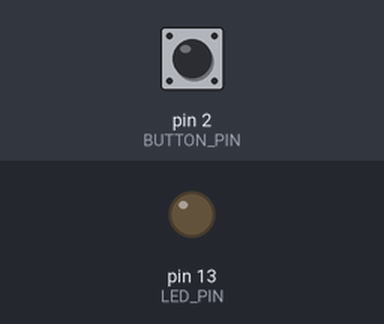
Bench run of a sketch on a simulated Arduino Mega 2560, built with avr-gcc and run on an emulated ATmega2560. On the bench: output pins drawn as LEDs (lit = HIGH). Inputs (shaded band) come from the test bench; at power-on: pin 2 (BUTTON_PIN) HIGH.

Above: at 1.2 s.
1.3 s: pin 2 (BUTTON_PIN) pulled LOW for 0.15 s
At 1.8 s:
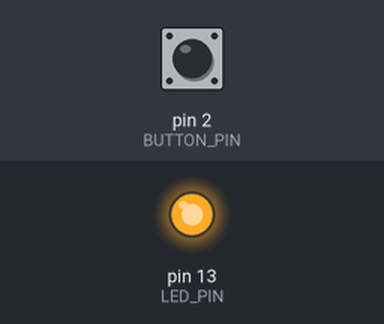
2.9 s: pin 2 (BUTTON_PIN) pulled LOW for 1 s
At 4.2 s:
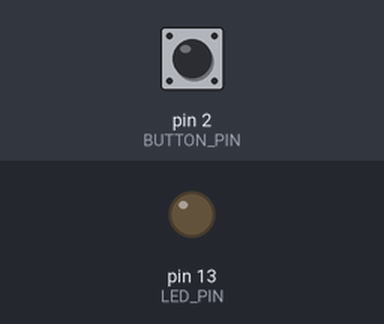
5.4 s: pin 2 (BUTTON_PIN) pulled LOW for 3.2 s
At 6.1 s:
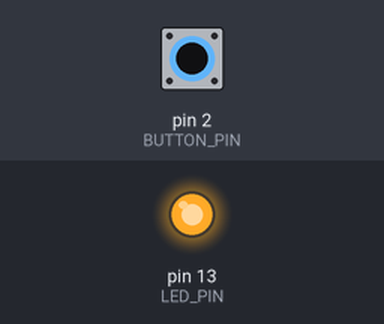
Timing chart, 0 to 8.4 s (numbered marks = the images above; inputs shaded):
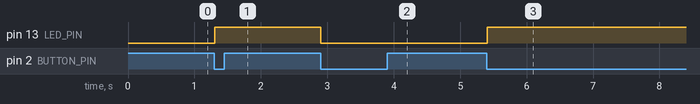

Measured:
- after the input at 1.3 s, pin 13 (LED_PIN): LOW → HIGH at once
- after the input at 2.9 s, pin 13 (LED_PIN): HIGH → LOW at once
- after the input at 5.4 s, pin 13 (LED_PIN): LOW → HIGH at once

The sketch:

submission_01.ino
```cpp
// Lab 4 - debounced button toggle
// D2 = button to GND (INPUT_PULLUP, reads LOW when pressed)
// D13 = on-board LED
// Serial1 @ 9600 prints the LED state on every toggle

const int BUTTON_PIN = 2;
const int LED_PIN = 13;
const unsigned long DEBOUNCE_MS = 5;   // input must be stable for 5 ms

int lastRaw = HIGH;          // raw reading last time through loop()
int debounced = HIGH;        // accepted (debounced) button level
unsigned long lastEdgeMs = 0;
bool ledOn = false;

void setup() {
  pinMode(BUTTON_PIN, INPUT_PULLUP);
  pinMode(LED_PIN, OUTPUT);
  digitalWrite(LED_PIN, LOW);   // start with LED off
  Serial1.begin(9600);
}

void loop() {
  int raw = digitalRead(BUTTON_PIN);

  // any change restarts the debounce timer
  if (raw != lastRaw) {
    lastEdgeMs = millis();
    lastRaw = raw;
  }

  // accept the new level once it has been stable long enough
  if (millis() - lastEdgeMs >= DEBOUNCE_MS && raw != debounced) {
    debounced = raw;

    if (debounced == LOW) {   // button went down
      Serial1.println(ledOn ? "ON" : "OFF");
      ledOn = !ledOn;
      digitalWrite(LED_PIN, ledOn ? HIGH : LOW);
    }
  }
}
```
